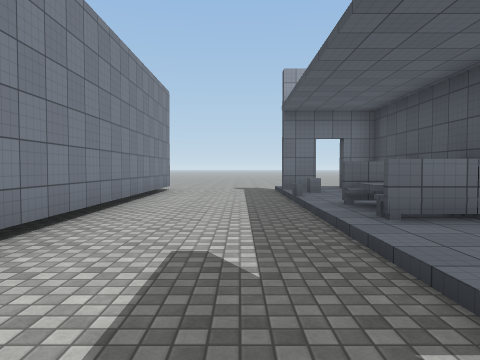
[1] (above)

24 first-person views from a walk through a scene from a Unity 3-D project. The camera is 1.4 m above the floor, tilts 2° down and sees 70° across. The floor is counted in squares, 2 m on a side. Each view is taken from the middle of a square. On the plan, view 1 faces up. The plan holds only what a view shows up to about 11 squares ahead; the rest is blank. The place goes on beyond the plan. The player character is not drawn. Surface patterns are stand-ins for the level's own textures.

[2]
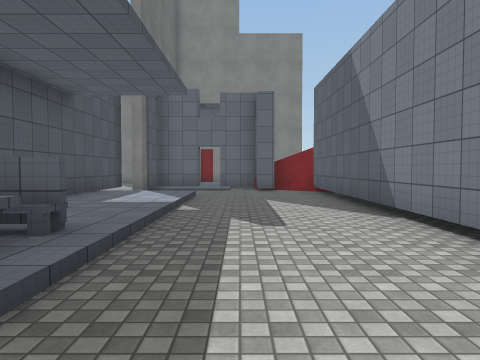

[3]
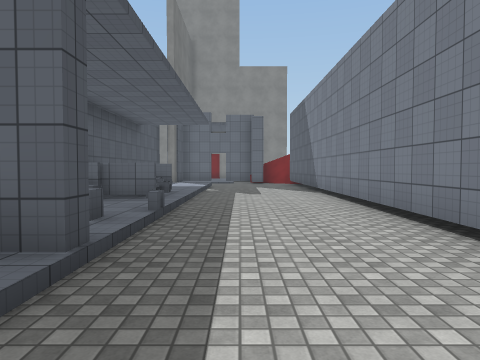

[4]
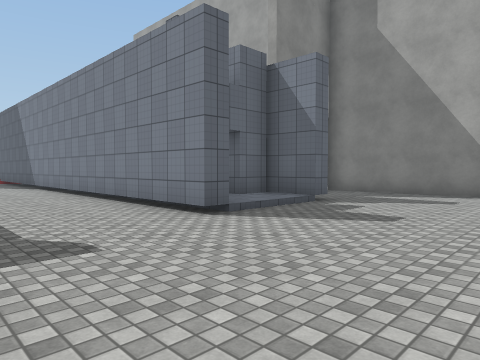

[5]
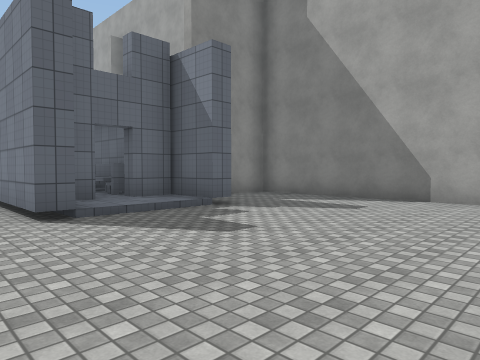

[6]
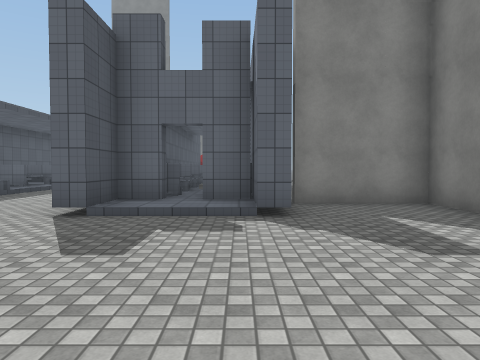

[7]
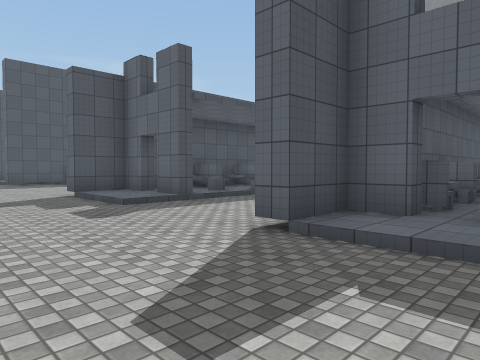

[8]
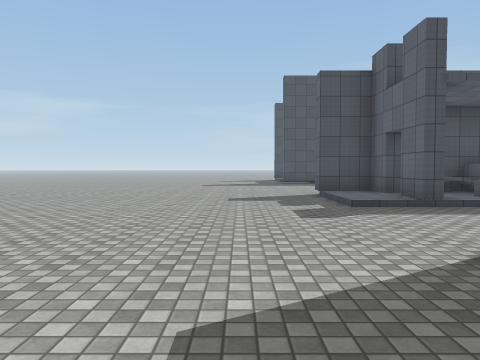

[9]
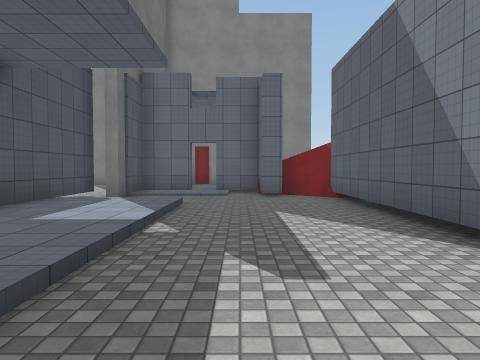

[10]
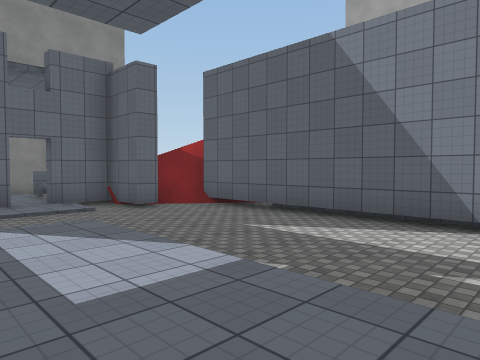

[11]
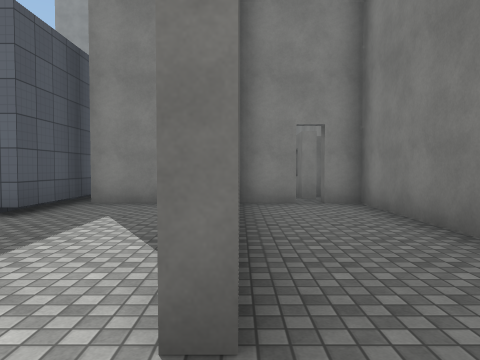

[12]
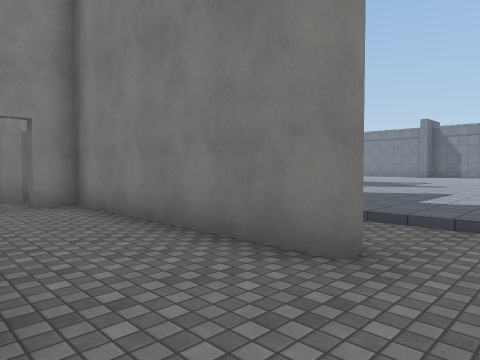

[13]
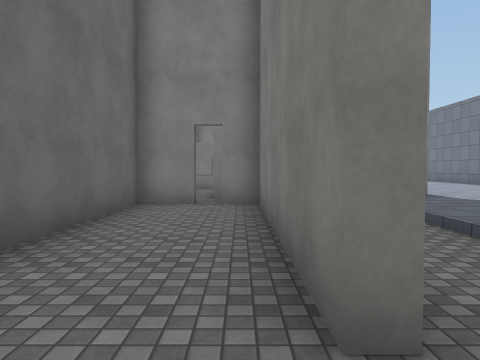

[14]
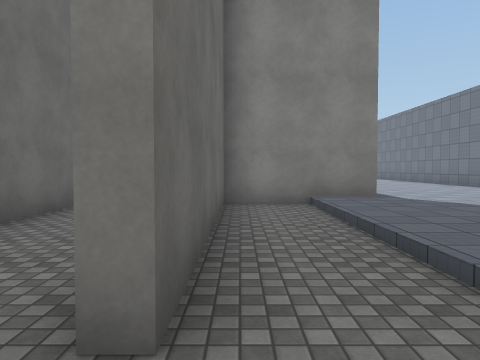

[15]
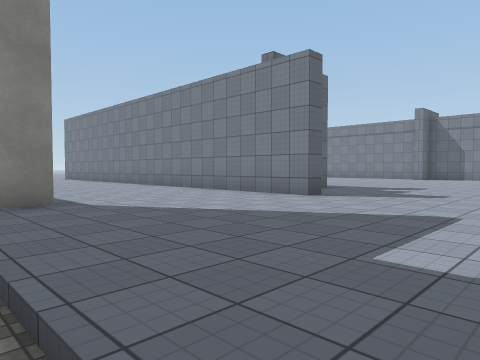

[16]
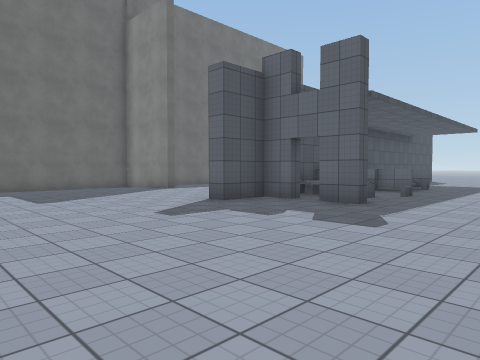

[17]
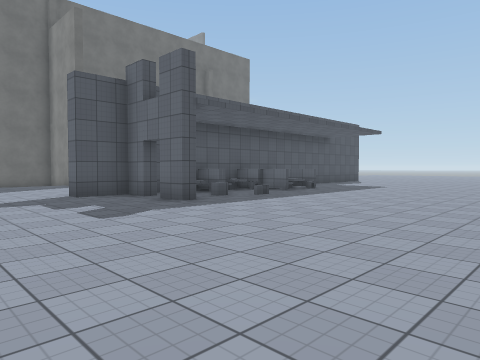

[18]
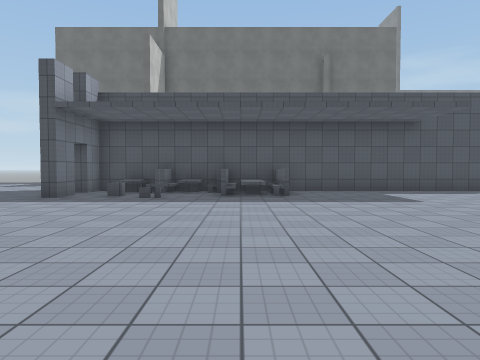

[19]
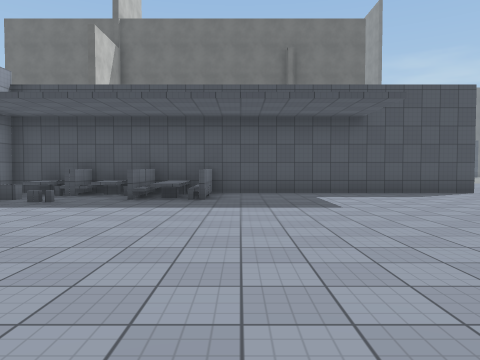

[20]
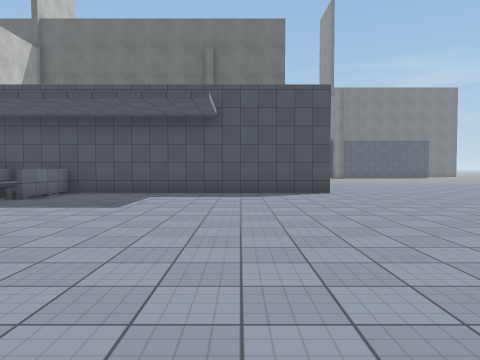

[21]
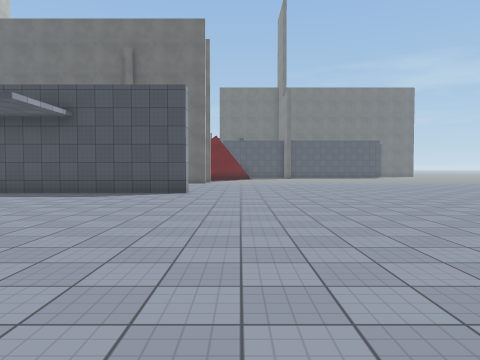

[22]
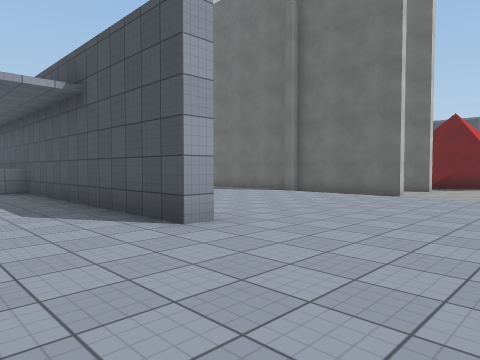

[23]
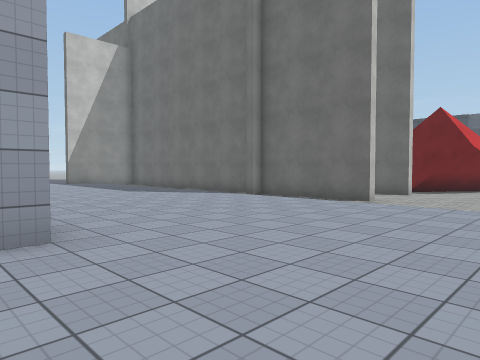

[24]
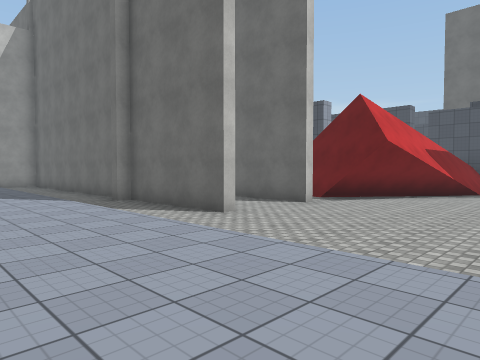

### Floor plan
Key: @ floor where view 1 was taken; # wall or solid block; x gap in a wall; . main floor; - floor 0.25 m lower than the main floor; / step, stairs or slope; = window, fence, low wall or low ledge; v drop or lower ground; O other object.
Columns run from 30 left of view 1 to 3 right of it. Each row starts with its distance up from view 1.
 16      ....         ----   ---------
 15      ............-----------------
 14   ...............-#--#------------
 13   ...............-#--#------------
 12   ...............-#--#------------
 11   ...............-#--#--////---///
 10    ......x##.....-#--#--#..#---/#x
  9    ........#....##########.O---/..
  8    ......=O#....   ##    #.#---/.O
  7   ........O#....   ##    #.#---=.O
  6  .........O#...          # O---/.O
  5 .........OO#...            O---/OO
  4  ........OO# .. .-         #---/OO
  3  ..........# ....-#        #---/..
  2   .........# ....-#        #---/..
  1    ........#.....-#        #---/..
  0   .........#.....-#        #--@/..
 -1  ..........#.....-#  #     #---/..
 -2   .........#.....-# -# #   #------
 -3    ........#.....-#--#-#   #-----#
 -4   ...............------#=v///#---#
 -5  ................--------##=###-##
 -6   ...............----------   //
 -7    ..............------       O-
 -8      ........ ...-            --
 -9       .......                 ##
-10         .....
-11          ....

Where each view was taken, in squares from view 1:
view 1: 0 up, 0 right, facing up
view 2: 7 up, 0 right, facing down
view 3: 12 up, 0 right, facing down
view 4: 15 up, 1 right, facing down-left
view 5: 16 up, 1 left, facing down-left
view 6: 16 up, 5 left, facing down
view 7: 14 up, 5 left, facing down-right
view 8: 13 up, 5 left, facing right
view 9: 5 up, 0 right, facing down
view 10: 3 up, 3 right, facing down-left
view 11: 16 up, 9 left, facing down
view 12: 16 up, 9 left, facing down-left
view 13: 16 up, 11 left, facing down
view 14: 16 up, 12 left, facing down
view 15: 15 up, 13 left, facing down-left
view 16: 16 up, 25 left, facing down-right
view 17: 14 up, 28 left, facing down-right
view 18: 5 up, 30 left, facing right
view 19: 3 up, 29 left, facing right
view 20: 1 down, 29 left, facing right
view 21: 5 down, 29 left, facing right
view 22: 7 down, 22 left, facing up-right
view 23: 7 down, 20 left, facing up-right
view 24: 8 down, 16 left, facing up-right
